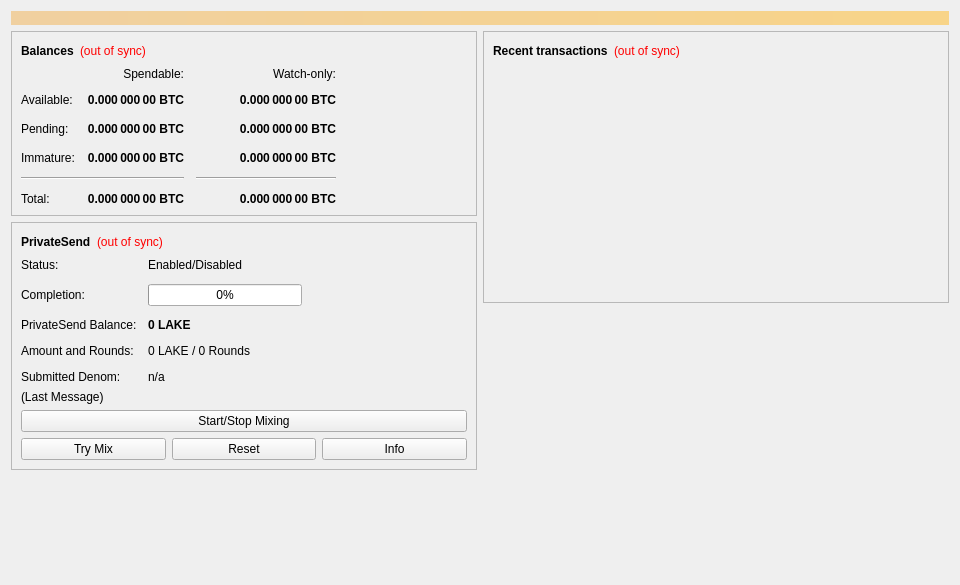
<?xml version="1.0" encoding="UTF-8"?>
<ui version="4.0">
 <class>OverviewPage</class>
 <widget class="QWidget" name="OverviewPage">
  <property name="geometry">
   <rect>
    <x>0</x>
    <y>0</y>
    <width>960</width>
    <height>585</height>
   </rect>
  </property>
  <property name="minimumSize">
   <size>
    <width>960</width>
    <height>0</height>
   </size>
  </property>
  <property name="windowTitle">
   <string>Form</string>
  </property>
  <layout class="QVBoxLayout" name="topLayout">
   <item>
    <widget class="QLabel" name="labelAlerts">
     <property name="visible">
      <bool>false</bool>
     </property>
     <property name="styleSheet">
      <string notr="true">background-color: qlineargradient(x1: 0, y1: 0, x2: 1, y2: 0, stop:0 #F0D0A0, stop:1 #F8D488); color:#000000;</string>
     </property>
     <property name="wordWrap">
      <bool>true</bool>
     </property>
     <property name="margin">
      <number>3</number>
     </property>
    </widget>
   </item>
   <item>
    <layout class="QHBoxLayout" name="horizontalLayout" stretch="1,1">
     <item>
      <layout class="QVBoxLayout" name="verticalLayout_2">
       <item>
        <widget class="QFrame" name="frame">
         <property name="frameShape">
          <enum>QFrame::StyledPanel</enum>
         </property>
         <property name="frameShadow">
          <enum>QFrame::Raised</enum>
         </property>
         <layout class="QVBoxLayout" name="verticalLayout_4">
          <item>
           <layout class="QHBoxLayout" name="horizontalLayout_4">
            <item>
             <widget class="QLabel" name="label_5">
              <property name="font">
               <font>
                <weight>75</weight>
                <bold>true</bold>
               </font>
              </property>
              <property name="text">
               <string>Balances</string>
              </property>
             </widget>
            </item>
            <item>
             <widget class="QLabel" name="labelWalletStatus">
              <property name="toolTip">
               <string>The displayed information may be out of date. Your wallet automatically synchronizes with the Lake network after a connection is established, but this process has not completed yet.</string>
              </property>
              <property name="styleSheet">
               <string notr="true">QLabel { color: red; }</string>
              </property>
              <property name="text">
               <string notr="true">(out of sync)</string>
              </property>
              <property name="alignment">
               <set>Qt::AlignLeading|Qt::AlignLeft|Qt::AlignVCenter</set>
              </property>
             </widget>
            </item>
            <item>
             <spacer name="horizontalSpacer_3">
              <property name="orientation">
               <enum>Qt::Horizontal</enum>
              </property>
              <property name="sizeHint" stdset="0">
               <size>
                <width>40</width>
                <height>20</height>
               </size>
              </property>
             </spacer>
            </item>
           </layout>
          </item>
          <item>
           <layout class="QGridLayout" name="gridLayout">
            <property name="spacing">
             <number>12</number>
            </property>
            <item row="2" column="2">
             <widget class="QLabel" name="labelWatchPending">
              <property name="font">
               <font>
                <weight>75</weight>
                <bold>true</bold>
               </font>
              </property>
              <property name="cursor">
               <cursorShape>IBeamCursor</cursorShape>
              </property>
              <property name="toolTip">
               <string>Unconfirmed transactions to watch-only addresses</string>
              </property>
              <property name="text">
               <string notr="true">0.000 000 00 BTC</string>
              </property>
              <property name="alignment">
               <set>Qt::AlignRight|Qt::AlignTrailing|Qt::AlignVCenter</set>
              </property>
              <property name="textInteractionFlags">
               <set>Qt::LinksAccessibleByMouse|Qt::TextSelectableByKeyboard|Qt::TextSelectableByMouse</set>
              </property>
             </widget>
            </item>
            <item row="2" column="1">
             <widget class="QLabel" name="labelUnconfirmed">
              <property name="font">
               <font>
                <weight>75</weight>
                <bold>true</bold>
               </font>
              </property>
              <property name="cursor">
               <cursorShape>IBeamCursor</cursorShape>
              </property>
              <property name="toolTip">
               <string>Total of transactions that have yet to be confirmed, and do not yet count toward the spendable balance</string>
              </property>
              <property name="text">
               <string notr="true">0.000 000 00 BTC</string>
              </property>
              <property name="alignment">
               <set>Qt::AlignRight|Qt::AlignTrailing|Qt::AlignVCenter</set>
              </property>
              <property name="textInteractionFlags">
               <set>Qt::LinksAccessibleByMouse|Qt::TextSelectableByKeyboard|Qt::TextSelectableByMouse</set>
              </property>
             </widget>
            </item>
            <item row="3" column="2">
             <widget class="QLabel" name="labelWatchImmature">
              <property name="font">
               <font>
                <weight>75</weight>
                <bold>true</bold>
               </font>
              </property>
              <property name="cursor">
               <cursorShape>IBeamCursor</cursorShape>
              </property>
              <property name="toolTip">
               <string>Mined balance in watch-only addresses that has not yet matured</string>
              </property>
              <property name="text">
               <string notr="true">0.000 000 00 BTC</string>
              </property>
              <property name="alignment">
               <set>Qt::AlignRight|Qt::AlignTrailing|Qt::AlignVCenter</set>
              </property>
              <property name="textInteractionFlags">
               <set>Qt::LinksAccessibleByMouse|Qt::TextSelectableByKeyboard|Qt::TextSelectableByMouse</set>
              </property>
             </widget>
            </item>
            <item row="4" column="0" colspan="2">
             <widget class="Line" name="lineSpendableBalance">
              <property name="orientation">
               <enum>Qt::Horizontal</enum>
              </property>
             </widget>
            </item>
            <item row="4" column="2">
             <widget class="Line" name="lineWatchBalance">
              <property name="sizePolicy">
               <sizepolicy hsizetype="Preferred" vsizetype="Fixed">
                <horstretch>0</horstretch>
                <verstretch>0</verstretch>
               </sizepolicy>
              </property>
              <property name="minimumSize">
               <size>
                <width>140</width>
                <height>0</height>
               </size>
              </property>
              <property name="orientation">
               <enum>Qt::Horizontal</enum>
              </property>
             </widget>
            </item>
            <item row="5" column="0">
             <widget class="QLabel" name="labelTotalText">
              <property name="text">
               <string>Total:</string>
              </property>
             </widget>
            </item>
            <item row="3" column="1">
             <widget class="QLabel" name="labelImmature">
              <property name="font">
               <font>
                <weight>75</weight>
                <bold>true</bold>
               </font>
              </property>
              <property name="cursor">
               <cursorShape>IBeamCursor</cursorShape>
              </property>
              <property name="toolTip">
               <string>Mined balance that has not yet matured</string>
              </property>
              <property name="text">
               <string notr="true">0.000 000 00 BTC</string>
              </property>
              <property name="alignment">
               <set>Qt::AlignRight|Qt::AlignTrailing|Qt::AlignVCenter</set>
              </property>
              <property name="textInteractionFlags">
               <set>Qt::LinksAccessibleByMouse|Qt::TextSelectableByKeyboard|Qt::TextSelectableByMouse</set>
              </property>
             </widget>
            </item>
            <item row="2" column="3">
             <spacer name="horizontalSpacer_2">
              <property name="orientation">
               <enum>Qt::Horizontal</enum>
              </property>
              <property name="sizeHint" stdset="0">
               <size>
                <width>40</width>
                <height>20</height>
               </size>
              </property>
             </spacer>
            </item>
            <item row="3" column="0">
             <widget class="QLabel" name="labelImmatureText">
              <property name="text">
               <string>Immature:</string>
              </property>
             </widget>
            </item>
            <item row="5" column="1">
             <widget class="QLabel" name="labelTotal">
              <property name="font">
               <font>
                <weight>75</weight>
                <bold>true</bold>
               </font>
              </property>
              <property name="cursor">
               <cursorShape>IBeamCursor</cursorShape>
              </property>
              <property name="toolTip">
               <string>Your current total balance</string>
              </property>
              <property name="text">
               <string notr="true">0.000 000 00 BTC</string>
              </property>
              <property name="alignment">
               <set>Qt::AlignRight|Qt::AlignTrailing|Qt::AlignVCenter</set>
              </property>
              <property name="textInteractionFlags">
               <set>Qt::LinksAccessibleByMouse|Qt::TextSelectableByKeyboard|Qt::TextSelectableByMouse</set>
              </property>
             </widget>
            </item>
            <item row="5" column="2">
             <widget class="QLabel" name="labelWatchTotal">
              <property name="font">
               <font>
                <weight>75</weight>
                <bold>true</bold>
               </font>
              </property>
              <property name="cursor">
               <cursorShape>IBeamCursor</cursorShape>
              </property>
              <property name="toolTip">
               <string>Current total balance in watch-only addresses</string>
              </property>
              <property name="text">
               <string notr="true">0.000 000 00 BTC</string>
              </property>
              <property name="alignment">
               <set>Qt::AlignRight|Qt::AlignTrailing|Qt::AlignVCenter</set>
              </property>
              <property name="textInteractionFlags">
               <set>Qt::LinksAccessibleByMouse|Qt::TextSelectableByKeyboard|Qt::TextSelectableByMouse</set>
              </property>
             </widget>
            </item>
            <item row="0" column="2">
             <widget class="QLabel" name="labelWatchonly">
              <property name="text">
               <string>Watch-only:</string>
              </property>
              <property name="alignment">
               <set>Qt::AlignRight|Qt::AlignTrailing|Qt::AlignVCenter</set>
              </property>
             </widget>
            </item>
            <item row="1" column="0">
             <widget class="QLabel" name="labelBalanceText">
              <property name="text">
               <string>Available:</string>
              </property>
             </widget>
            </item>
            <item row="1" column="1">
             <widget class="QLabel" name="labelBalance">
              <property name="font">
               <font>
                <weight>75</weight>
                <bold>true</bold>
               </font>
              </property>
              <property name="cursor">
               <cursorShape>IBeamCursor</cursorShape>
              </property>
              <property name="toolTip">
               <string>Your current spendable balance</string>
              </property>
              <property name="text">
               <string notr="true">0.000 000 00 BTC</string>
              </property>
              <property name="alignment">
               <set>Qt::AlignRight|Qt::AlignTrailing|Qt::AlignVCenter</set>
              </property>
              <property name="textInteractionFlags">
               <set>Qt::LinksAccessibleByMouse|Qt::TextSelectableByKeyboard|Qt::TextSelectableByMouse</set>
              </property>
             </widget>
            </item>
            <item row="1" column="2">
             <widget class="QLabel" name="labelWatchAvailable">
              <property name="font">
               <font>
                <weight>75</weight>
                <bold>true</bold>
               </font>
              </property>
              <property name="cursor">
               <cursorShape>IBeamCursor</cursorShape>
              </property>
              <property name="toolTip">
               <string>Your current balance in watch-only addresses</string>
              </property>
              <property name="text">
               <string notr="true">0.000 000 00 BTC</string>
              </property>
              <property name="alignment">
               <set>Qt::AlignRight|Qt::AlignTrailing|Qt::AlignVCenter</set>
              </property>
              <property name="textInteractionFlags">
               <set>Qt::LinksAccessibleByMouse|Qt::TextSelectableByKeyboard|Qt::TextSelectableByMouse</set>
              </property>
             </widget>
            </item>
            <item row="2" column="0">
             <widget class="QLabel" name="labelPendingText">
              <property name="text">
               <string>Pending:</string>
              </property>
             </widget>
            </item>
            <item row="0" column="1">
             <widget class="QLabel" name="labelSpendable">
              <property name="text">
               <string>Spendable:</string>
              </property>
              <property name="alignment">
               <set>Qt::AlignRight|Qt::AlignTrailing|Qt::AlignVCenter</set>
              </property>
             </widget>
            </item>
           </layout>
          </item>
         </layout>
        </widget>
       </item>
       <item>
        <widget class="QFrame" name="framePrivateSend">
         <property name="layoutDirection">
          <enum>Qt::LeftToRight</enum>
         </property>
         <property name="frameShape">
          <enum>QFrame::StyledPanel</enum>
         </property>
         <property name="frameShadow">
          <enum>QFrame::Raised</enum>
         </property>
         <layout class="QVBoxLayout" name="VerticalLayout_PS1">
          <item>
           <layout class="QHBoxLayout" name="horizontalLayout_5">
            <item>
             <widget class="QLabel" name="labelPrivateSendHeader">
              <property name="font">
               <font>
                <weight>75</weight>
                <bold>true</bold>
               </font>
              </property>
              <property name="text">
               <string>PrivateSend</string>
              </property>
             </widget>
            </item>
            <item>
             <widget class="QLabel" name="labelPrivateSendSyncStatus">
              <property name="toolTip">
               <string>The displayed information may be out of date. Your wallet automatically synchronizes with the Lake network after a connection is established, but this process has not completed yet.</string>
              </property>
              <property name="styleSheet">
               <string notr="true">QLabel { color: red; }</string>
              </property>
              <property name="text">
               <string notr="true">(out of sync)</string>
              </property>
              <property name="alignment">
               <set>Qt::AlignLeading|Qt::AlignLeft|Qt::AlignVCenter</set>
              </property>
             </widget>
            </item>
            <item>
             <spacer name="horizontalSpacer_4">
              <property name="orientation">
               <enum>Qt::Horizontal</enum>
              </property>
              <property name="sizeHint" stdset="0">
               <size>
                <width>40</width>
                <height>20</height>
               </size>
              </property>
             </spacer>
            </item>
           </layout>
          </item>
          <item>
           <layout class="QFormLayout" name="privateSendFormLayout">
            <property name="fieldGrowthPolicy">
             <enum>QFormLayout::AllNonFixedFieldsGrow</enum>
            </property>
            <property name="horizontalSpacing">
             <number>11</number>
            </property>
            <property name="verticalSpacing">
             <number>12</number>
            </property>
            <item row="0" column="0">
             <widget class="QLabel" name="labelPrivateSendEnabledText">
              <property name="text">
               <string>Status:</string>
              </property>
             </widget>
            </item>
            <item row="0" column="1">
             <widget class="QLabel" name="labelPrivateSendEnabled">
              <property name="text">
               <string>Enabled/Disabled</string>
              </property>
             </widget>
            </item>
            <item row="1" column="0">
             <widget class="QLabel" name="labelCompletitionText">
              <property name="text">
               <string>Completion:</string>
              </property>
             </widget>
            </item>
            <item row="1" column="1">
             <widget class="QProgressBar" name="privateSendProgress">
              <property name="maximumSize">
               <size>
                <width>154</width>
                <height>16777215</height>
               </size>
              </property>
              <property name="value">
               <number>0</number>
              </property>
             </widget>
            </item>
            <item row="2" column="0">
             <widget class="QLabel" name="labelAnonymizedText">
              <property name="text">
               <string>PrivateSend Balance:</string>
              </property>
             </widget>
            </item>
            <item row="2" column="1">
             <widget class="QLabel" name="labelAnonymized">
              <property name="font">
               <font>
                <weight>75</weight>
                <bold>true</bold>
               </font>
              </property>
              <property name="text">
               <string notr="true">0 LAKE</string>
              </property>
             </widget>
            </item>
            <item row="3" column="0">
             <widget class="QLabel" name="labelAmountAndRoundsText">
              <property name="text">
               <string>Amount and Rounds:</string>
              </property>
             </widget>
            </item>
            <item row="3" column="1">
             <widget class="QLabel" name="labelAmountRounds">
              <property name="text">
               <string>0 LAKE / 0 Rounds</string>
              </property>
             </widget>
            </item>
            <item row="4" column="0">
             <widget class="QLabel" name="labelSubmittedDenomText">
              <property name="text">
               <string>Submitted Denom:</string>
              </property>
             </widget>
            </item>
            <item row="4" column="1">
             <widget class="QLabel" name="labelSubmittedDenom">
              <property name="toolTip">
               <string>The denominations you submitted to the Masternode.&lt;br&gt;To mix, other users must submit the exact same denominations.</string>
              </property>
              <property name="text">
               <string>n/a</string>
              </property>
             </widget>
            </item>
           </layout>
          </item>
          <item>
           <layout class="QVBoxLayout" name="VerticalLayout_PS">
            <item>
             <widget class="QLabel" name="labelPrivateSendLastMessage">
              <property name="text">
               <string>(Last Message)</string>
              </property>
              <property name="alignment">
               <set>Qt::AlignLeading|Qt::AlignLeft|Qt::AlignTop</set>
              </property>
              <property name="wordWrap">
               <bool>true</bool>
              </property>
             </widget>
            </item>
            <item>
             <widget class="QPushButton" name="togglePrivateSend">
              <property name="sizePolicy">
               <sizepolicy hsizetype="MinimumExpanding" vsizetype="Fixed">
                <horstretch>0</horstretch>
                <verstretch>0</verstretch>
               </sizepolicy>
              </property>
              <property name="text">
               <string>Start/Stop Mixing</string>
              </property>
             </widget>
            </item>
            <item>
             <layout class="QHBoxLayout" name="horizontalLayout_debugbuttons">
              <item>
               <widget class="QPushButton" name="privateSendAuto">
                <property name="sizePolicy">
                 <sizepolicy hsizetype="MinimumExpanding" vsizetype="Fixed">
                  <horstretch>0</horstretch>
                  <verstretch>0</verstretch>
                 </sizepolicy>
                </property>
                <property name="toolTip">
                 <string>Try to manually submit a PrivateSend request.</string>
                </property>
                <property name="text">
                 <string>Try Mix</string>
                </property>
               </widget>
              </item>
              <item>
               <widget class="QPushButton" name="privateSendReset">
                <property name="sizePolicy">
                 <sizepolicy hsizetype="MinimumExpanding" vsizetype="Fixed">
                  <horstretch>0</horstretch>
                  <verstretch>0</verstretch>
                 </sizepolicy>
                </property>
                <property name="toolTip">
                 <string>Reset the current status of PrivateSend (can interrupt PrivateSend if it's in the process of Mixing, which can cost you money!)</string>
                </property>
                <property name="autoFillBackground">
                 <bool>false</bool>
                </property>
                <property name="text">
                 <string>Reset</string>
                </property>
               </widget>
              </item>
              <item>
               <widget class="QPushButton" name="privateSendInfo">
                <property name="sizePolicy">
                 <sizepolicy hsizetype="MinimumExpanding" vsizetype="Fixed">
                  <horstretch>0</horstretch>
                  <verstretch>0</verstretch>
                 </sizepolicy>
                </property>
                <property name="toolTip">
                 <string>Information about PrivateSend and Mixing</string>
                </property>
                <property name="text">
                 <string>Info</string>
                </property>
               </widget>
              </item>
             </layout>
            </item>
           </layout>
          </item>
         </layout>
        </widget>
       </item>
       <item>
        <spacer name="verticalSpacer">
         <property name="orientation">
          <enum>Qt::Vertical</enum>
         </property>
         <property name="sizeHint" stdset="0">
          <size>
           <width>20</width>
           <height>40</height>
          </size>
         </property>
        </spacer>
       </item>
      </layout>
     </item>
     <item>
      <layout class="QVBoxLayout" name="verticalLayout_3">
       <item>
        <widget class="QFrame" name="frame_2">
         <property name="frameShape">
          <enum>QFrame::StyledPanel</enum>
         </property>
         <property name="frameShadow">
          <enum>QFrame::Raised</enum>
         </property>
         <layout class="QVBoxLayout" name="verticalLayout">
          <item>
           <layout class="QHBoxLayout" name="horizontalLayout_2">
            <item>
             <widget class="QLabel" name="label_4">
              <property name="font">
               <font>
                <weight>75</weight>
                <bold>true</bold>
               </font>
              </property>
              <property name="text">
               <string>Recent transactions</string>
              </property>
             </widget>
            </item>
            <item>
             <widget class="QLabel" name="labelTransactionsStatus">
              <property name="toolTip">
               <string>The displayed information may be out of date. Your wallet automatically synchronizes with the Lake network after a connection is established, but this process has not completed yet.</string>
              </property>
              <property name="styleSheet">
               <string notr="true">QLabel { color: red; }</string>
              </property>
              <property name="text">
               <string notr="true">(out of sync)</string>
              </property>
              <property name="alignment">
               <set>Qt::AlignLeading|Qt::AlignLeft|Qt::AlignVCenter</set>
              </property>
             </widget>
            </item>
            <item>
             <spacer name="horizontalSpacer">
              <property name="orientation">
               <enum>Qt::Horizontal</enum>
              </property>
              <property name="sizeHint" stdset="0">
               <size>
                <width>40</width>
                <height>20</height>
               </size>
              </property>
             </spacer>
            </item>
           </layout>
          </item>
          <item>
           <widget class="QListView" name="listTransactions">
            <property name="styleSheet">
             <string notr="true">QListView { background: transparent; }</string>
            </property>
            <property name="frameShape">
             <enum>QFrame::NoFrame</enum>
            </property>
            <property name="verticalScrollBarPolicy">
             <enum>Qt::ScrollBarAlwaysOff</enum>
            </property>
            <property name="horizontalScrollBarPolicy">
             <enum>Qt::ScrollBarAlwaysOff</enum>
            </property>
            <property name="selectionMode">
             <enum>QAbstractItemView::NoSelection</enum>
            </property>
           </widget>
          </item>
         </layout>
        </widget>
       </item>
       <item>
        <spacer name="verticalSpacer_2">
         <property name="orientation">
          <enum>Qt::Vertical</enum>
         </property>
         <property name="sizeHint" stdset="0">
          <size>
           <width>20</width>
           <height>40</height>
          </size>
         </property>
        </spacer>
       </item>
      </layout>
     </item>
    </layout>
   </item>
  </layout>
 </widget>
 <resources/>
 <connections/>
</ui>
